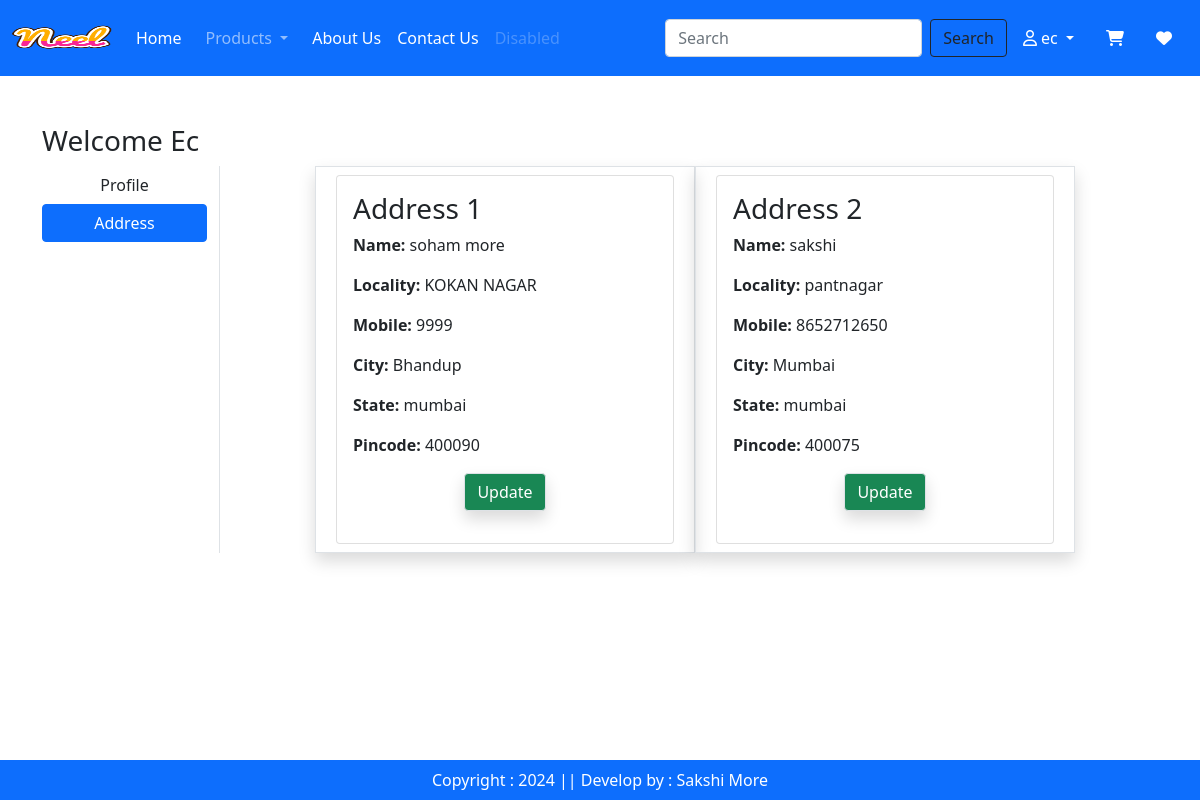
The page /address/ (signed in) on the database its author committed.
### app/models.py (models this page shows, shortened)
class Customer(models.Model):
    user = models.ForeignKey(User,on_delete=models.CASCADE)
    name = models.CharField(max_length=200)
    locality = models.CharField(max_length=200)
    city = models.CharField(max_length=50)
    mobile = models.IntegerField(default=0)
    zipcode= models.IntegerField()
    state = models.CharField(choices=STATE_CHOICES,max_length=100)

### app/views.py (the view)
# urls.py: path('address/',views.address,name='address'),
def address(request):
    add = Customer.objects.filter(user=request.user)
    totalitem = 0
    wishlist_count=0
    if request.user.is_authenticated:
        totalitem = len(Cart.objects.filter(user=request.user))
        wishlist_count = Wishlist.objects.filter(user=request.user).count()
    return render(request,'app/address.html',locals())

### app/templates/app/address.html (shortened to what this page needs)
{% extends 'app/base.html' %}
{% load static %}
{% block usernav %}
<li class="nav-item">
  <a class="nav-link active" aria-current="page" href="/">Home</a>
</li>
<li class="nav-item dropdown mx-2">
  <a class="nav-link dropdown-toggle" href="#" id="navbarDropdown" role="button" data-bs-toggle="dropdown" aria-expanded="false">
      Products
  </a>
</li>
<li class="nav-item">
  <a class="nav-link text-white" href="{% url 'about'  %}">About Us</a>
</li>
<li class="nav-item">
  <a class="nav-link text-white" href="{% url 'contact'  %}">Contact Us</a>
</li>
<li class="nav-item">
  <a class="nav-link disabled" href="#" tabindex="-1" aria-disabled="true">Disabled</a>
</li>
</ul>
<form class="d-flex" role="search" action="/search">
  <input class="form-control me-2" type="search" placeholder="Search"  name="search" aria-label="Search">
  <button class="btn btn-outline-dark" type="submit">Search</button>
</form>
</div>
<ul class="navbar-nav me-auto mb-2 mb-lg-0">
<li class="nav-item dropdown mx-2">
  <a class="nav-link dropdown-toggle text-white" href="#" id="profileDropdown" role="button" data-bs-toggle="dropdown" aria-expanded="false">
  <i class="fa-regular fa-user"></i> {{request.user}}
  </a>
</li>
<li class="nav-item mx-2">
  <a href="{% url 'showcart' %}" class="nav-link text-white"> <i class="fa-solid fa-cart-shopping"  ></i> </a>
</li>
<li class="nav-item mx-2">
  <a href="" class="nav-link text-white"> <i class="fa fa-heart"></i> </a>
</li>
{% endblock %}
{% block main-content %}
<div class="container my-5">
    <div class="row">
        <h3> Welcome <span class="text-capitalize">{{request.user}}</span></h3>
        <div class="col-sm-2 border-end">
            <ul class="list-unstyled">
                <li class="d-grid"><a href="{% url 'profile' %}" class="btn ">Profile</a></li>
                <li class="d-grid"><a href="{% url 'address' %}" class="btn btn-primary ">Address</a></li>
            </ul>
        </div>
        <div class="col-sm-8 offset-sm-1 ">
            <div class="row">
                {% for ad in add %}
                <div class="col-sm-6 shadow border">
                    <div class="card m-2">
                        <div class="card-body">
                        <h3>Address {{forloop.counter}}</h3>
                        <p><b>Name: </b> {{ad.name}}</p>
                        <p><b>Locality: </b>{{ad.locality}}</p>
                        <p><b>Mobile: </b>{{ad.mobile}}</p>
                        <p><b>City: </b>{{ad.city}}</p>
                        <p><b>State: </b>{{ad.state}}</p>
                        <p><b>Pincode: </b>{{ad.zipcode}}</p>
                        <p class="text-center"><a href="{% url 'updateAddress' pk=ad.id %}" type="button" class="btn btn-success shadow border">Update</a></p>
                        </div>
                    </div>
                </div>
                {% endfor %}
            </div>
        </div>
{% endblock main-content %}

### rows shown on the page
Customer: name "soham more", locality "KOKAN NAGAR", mobile "9999", city "Bhandup", state "mumbai", zipcode "400090"
Customer: name "sakshi", locality "pantnagar", mobile "8652712650", city "Mumbai", state "mumbai", zipcode "400075"

### other values the page prints
{{ request.user }} "ec"
{{ request.user }} "Ec"
